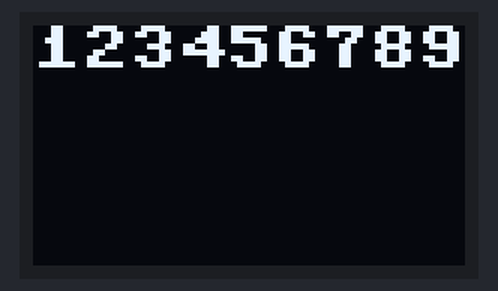
The program below on a simulated Raspberry Pi Pico running MicroPython. Shown: 72×40 one-colour display. Library files of the repository ran but are not shown: __init__.py. At 0.0 s the program stops and its outputs stay as they are.

Above: at 0.1 s.

The program:

main.py
```python
import machine
import utime as time
import __init__ as ssd1306

# https://docs.micropython.org/en/v1.22.0/esp8266/tutorial/ssd1306.html
# https://github.com/micropython/micropython-lib/blob/58f8bec54d5b3b959247b73a6e8f28e8493bd30b/micropython/drivers/display/ssd1306/ssd1306.py


I2C_SDA_PIN = 14
I2C_SCL_PIN = 15
I2C_ID=1 # id=1 See Pinout diagram (id=1 == sda2 and scl3)

i2c=machine.I2C(I2C_ID,sda=machine.Pin(I2C_SDA_PIN), scl=machine.Pin(I2C_SCL_PIN))

# 0.42 inch OLED display
oled_width = 72
oled_height = 40
oled = ssd1306.SSD1306_I2C(oled_width, oled_height, i2c)

# clear, Preenche o buffer de imagem com 0s (pixels desligados)
oled.fill(0)

# write text
oled.text('1234567891011', 0, 0)

# fill
oled.show()
```
